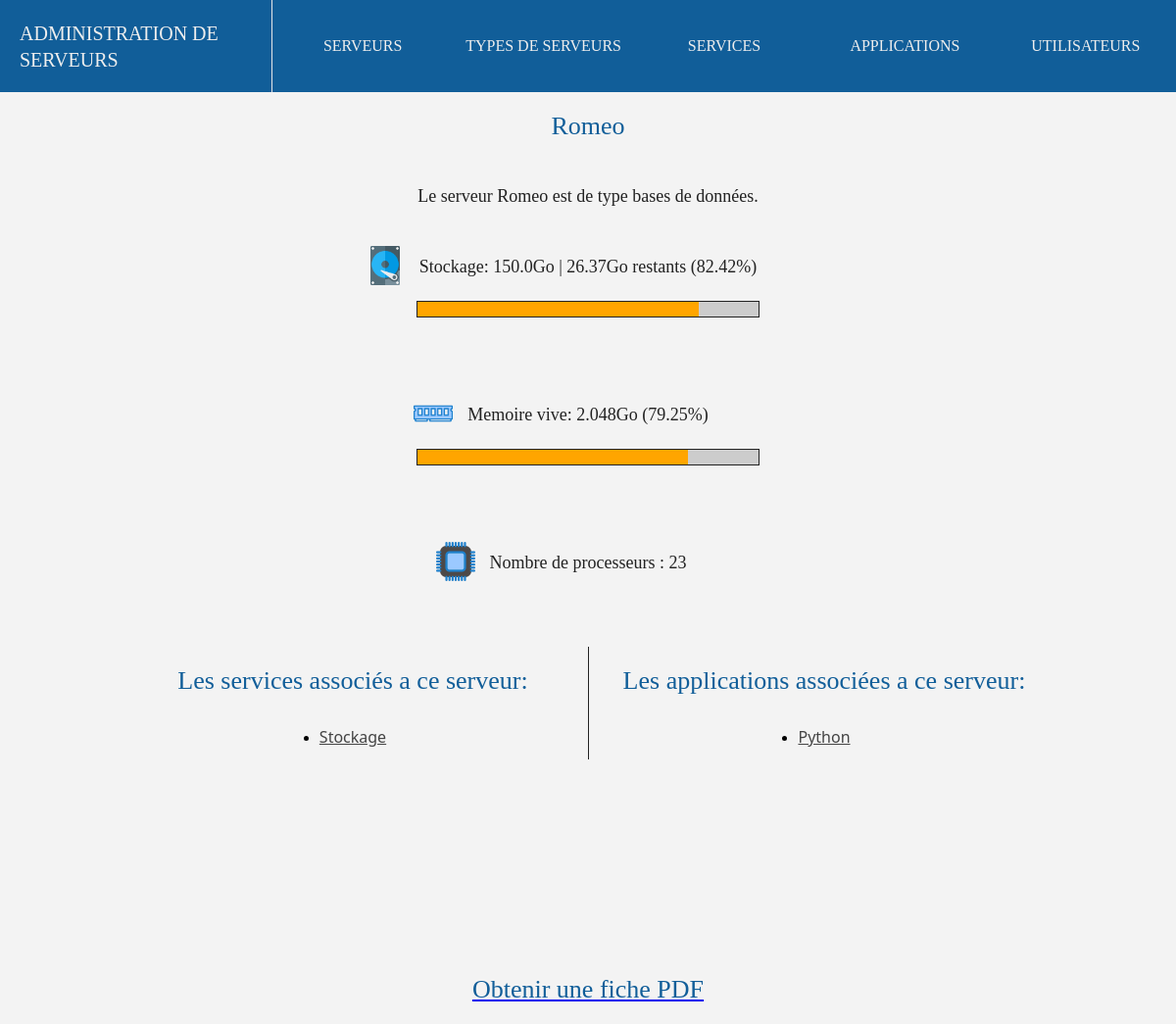
Screenshot of /affiche/serveur/37/ with the database file from the repository.
### adminserver/models.py (models this page shows, shortened)
class serveurs(models.Model):
    nom = models.CharField(max_length=100,blank=False)
    type_de_serveur = models.ForeignKey(type_de_serveurs, on_delete=models.CASCADE, null="true")
    processeurs = models.IntegerField(blank=False)
    memoire = models.IntegerField(blank=False)
    stockage = models.IntegerField(blank=False)

class type_de_serveurs(models.Model):
    type = models.CharField(max_length=100)
    description = models.TextField(null=True)
    def __str__(self):
        return self.type

class services(models.Model):
    nom_service = models.CharField(max_length=100,blank=False)
    date_de_lancement = models.DateField(max_length=100,blank=False,default=django.utils.timezone.now)
    espace_memoire_utilise = models.IntegerField(blank=False)
    memoire_vive_necessaire = models.IntegerField(blank=False)
    serveur_de_lancement = models.ForeignKey(serveurs, on_delete=models.CASCADE, null="true")
    def __str__(self):
        return self.nom_service

class applications(models.Model):
    nom_application = models.CharField(max_length=100,blank=False)
    logo = models.ImageField(upload_to='images')
    serveurs = models.ManyToManyField(serveurs)
    utilisateurs = models.ForeignKey(utilisateurs, on_delete=models.CASCADE, null="true")
    espace_memoire_utilise = models.IntegerField(blank=False)
    memoire_vive_necessaire = models.IntegerField(blank=False)
    services_utilises = models.ManyToManyField(services)
    def __str__(self):
        return str(self.nom_application)

### adminserver/views.py (the view)
# urls.py: path('affiche/serveur/<int:id>/',views.affiche_serveur),
def affiche_serveur(request, id):
    serveur = models.serveurs.objects.get(pk=id)
    services = list(models.services.objects.filter(serveur_de_lancement=serveur.id))
    services_count = len(services)
    applications = list(models.applications.objects.filter(serveurs=serveur.id))
    applications_count = len(applications)
    count = count_server_storage(serveur,"","")
    temp = serveur.stockage - count
    if len(str(temp)) > 6:
        serveur.ratio = str(round((temp) / 1000000, 2)) + "To restants"
    elif len(str(temp)) > 3:
        serveur.ratio = str(round((temp) / 1000, 2)) + "Go restants"
    elif temp > 0:
        serveur.ratio = str(temp) + "Mo restants"
    elif temp == 0:
        serveur.ratio = "FULL"
    else:
        serveur.ratio = "ERROR"
    serveur.progress = str(round((count/serveur.stockage)*100,2)) + "%"
    if len(str(serveur.stockage)) > 6:
        serveur.stockage_adapt = str(serveur.stockage / 1000000) + "To"
    elif len(str(serveur.stockage)) > 3:
        serveur.stockage_adapt = str(serveur.stockage / 1000) + "Go"
    elif temp > 0:
        serveur.ratio = str(temp) + "Mo restants"
    serveur.memory_percent = str(round((count_server_memory(serveur, "", "") / serveur.memoire) * 100, 2)) + "%"
    count = 0
    for q in list(models.services.objects.filter(serveur_de_lancement=serveur.id)):
        count = count + q.espace_memoire_utilise
    for q in list(models.applications.objects.filter(serveurs=serveur.id)):
        count = count + q.espace_memoire_utilise
    serveur.progress_stockage = round((count / serveur.stockage) * 100, 2)
    if serveur.progress_stockage >= 0:
        serveur.color_stockage = "#24a4dc"
        if serveur.progress_stockage >= 75:
            serveur.color_stockage = "orange"
            if serveur.progress_stockage >= 90:
                serveur.color_stockage = "#d92624"
    serveur.progress_stockage = str(serveur.progress_stockage).replace(",",".")
    count = 0
    for q in list(models.services.objects.filter(serveur_de_lancement=serveur.id)):
        count = count + q.memoire_vive_necessaire
    for q in list(models.applications.objects.filter(serveurs=serveur.id)):
        count = count + q.memoire_vive_necessaire
    serveur.progress_memoire = round((count / serveur.memoire) * 100, 2)
    if serveur.progress_memoire >= 0:
        serveur.color_memoire = "#24a4dc"
        if serveur.progress_memoire >= 75:
            serveur.color_memoire = "orange"
            if serveur.progress_memoire >= 90:
                serveur.color_memoire = "#d92624"
    if len(str(serveur.memoire)) > 6:
        serveur.memoire_adapt = str(serveur.memoire / 1000000) + "To"
    elif len(str(serveur.memoire)) > 3:
        serveur.memoire_adapt = str(serveur.memoire / 1000) + "Go"
    else:
        serveur.memoire_adapt = str(serveur.memoire) + "Mo"
    serveur.progress_memoire = str(serveur.progress_memoire).replace(",",".")
    return render(request,"serveur/affiche.html",{"serveur" : serveur,"applications":applications,"services":services,"services_count":services_count,"applications_count":applications_count})

### adminserver/views.py (called while the page is built, shortened)
def count_server_storage(element,id,type):
    count = 0
    if id == "":
        for q in list(models.services.objects.filter(serveur_de_lancement=element.id)):
            count = count + q.espace_memoire_utilise
        for q in list(models.applications.objects.filter(serveurs=element.id)):
            count = count + q.espace_memoire_utilise
        return count

def count_server_memory(element,id,type):
    count = 0
    if id == "":
        for q in list(models.services.objects.filter(serveur_de_lancement=element.id)):
            count = count + q.memoire_vive_necessaire
        for q in list(models.applications.objects.filter(serveurs=element.id)):
            count = count + q.memoire_vive_necessaire
        return count

### adminserver/templates/serveur/affiche.html (shortened to what this page needs)
{% extends "main.html" %}
{% block content %}
<h2> {{serveur.nom}} </h2>
<div class="text">
<p> Le serveur {{serveur.nom}} est de type {{serveur.type_de_serveur}}. </p>
<p> <img src="/static/disc.png" style="width:40px;height:40px;position:absolute;margin-left:-55px;margin-top:15px"/> Stockage: {{serveur.stockage_adapt}} | {{serveur.ratio}} ({{serveur.progress}})</p>
<div class="progress"><div class="value" style="width:{{serveur.progress_stockage}}%;background:{{serveur.color_stockage}}"> </div></div>
<br>
<p> <img src="/static/ram.png" style="width:40px;height:40px;position:absolute;margin-left:-55px;margin-top:15px"/> Memoire vive: {{serveur.memoire_adapt}}  ({{serveur.memory_percent}})</p>
<div class="progress"><div class="value" style="width:{{serveur.progress_memoire}}%;background:{{serveur.color_memoire}}"> </div></div>
<br>
<p> <img src="/static/cpu.png" style="width:40px;height:40px;position:absolute;margin-left:-55px;margin-top:15px"/> Nombre de processeurs : {{serveur.processeurs}} </p>
</div>
{% if applications_count > 0 or services_count > 0 %}
<div class="container">
<div class="left">
{% if services_count > 0 %}
<h2>Les services associés a ce serveur:</h2>
<ul class="liste">
{% for i in services %}
<li><a href="/affiche/service/{{i.id}}/">{{i}}</a></li>
{% endfor %}
</ul>
{% else %}
<h2 class="error">Aucun service n'est associé a ce serveur</h2>
{% endif %}
</div>
<div class="right">
{% if applications_count > 0 %}
<h2>Les applications associées a ce serveur:</h2>
<ul class="liste">
{% for i in applications %}
<li><a href="/affiche/application/{{i.id}}/">{{i}}</a></li>
{% endfor %}
</ul>
{% else %}
<h2 class="error">Aucune application n'est associée a ce serveur</h2>
{% endif %}
</div>
</div>
{% else %}
<h2 class="error">Aucun service ou application n'est associé a ce serveur</h2>
{% endif %}
<a href="/adminserver/serveurs/rapport_pdf/{{serveur.id}}/" target="blank_"><h2>Obtenir une fiche PDF</h2></a>
{% endblock %}

### adminserver/static/main.css (style rules this page uses)
* { padding:0;margin:0; }
body { display:flex;align-items:center;flex-direction:column;min-height:100vh;width:100%;background-color:#F3F3F3;overflow-x:hidden; }
h2 { color:#115e99;font-family:Tahoma;padding:20px;font-weight:1; }
.text { line-height:4;text-align:center; }
h2 { font-size:26px; }
.container { width:80vw;display:flex;margin-top:50px; }
.container > * > h2 { text-align:center; }
.left { border-right:1px solid #222; }
.container > * { width:50% }
ul { max-width:100%; }
li > a { color:#444;line-height:25px;font-family:system-UI,arial }
.progress { color: white;font-family:arial;font-weight:1;background:#CCC;display:flex;height:15px;align-items:center;outline:1px solid #222; }
.value { background:blue;height:15px; }
p { color:#222;font-size:18px;font-family:tahoma;font-weight:1; }
.liste { display:flex;width:50vw;flex-direction:column;align-items:center; }
.liste > li { margin:10px; }

### rows the page displays
serveurs: nom "Romeo", type_de_serveur "bases de données", stockage_adapt "150.0Go", ratio "26.37Go restants", progress "82.42%", memoire_adapt "2.048Go", memory_percent "79.25%", processeurs "23"
services: nom_service "Stockage"
applications: nom_application "Python"
